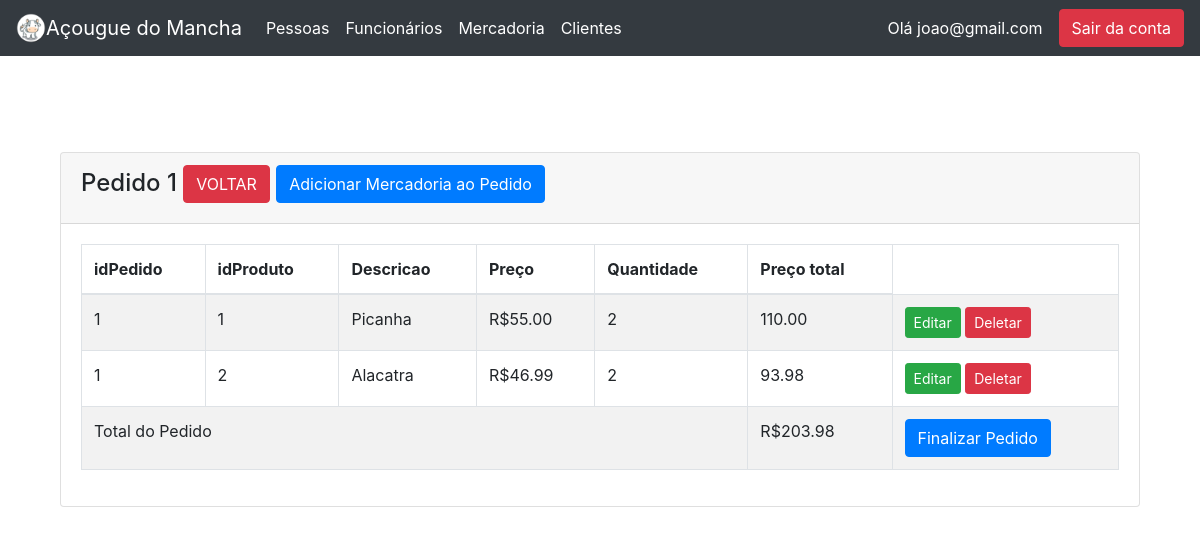
/order_view.php?idPedido=1 (signed in), run on the app's committed database.
### tables this page shows
CREATE TABLE `tbpedidosprodutos` (
  `id` int(11) NOT NULL,
  `idPedido` int(11) NOT NULL,
  `idProduto` int(11) NOT NULL,
  `quantidade` float NOT NULL,
  `preco` decimal(10,2) NOT NULL
);

CREATE TABLE `tbpedidos` (
  `id` int(11) NOT NULL,
  `idCliente` int(11) DEFAULT NULL
);

CREATE TABLE `tbprodutos` (
  `id` int(11) NOT NULL,
  `preco` decimal(10,2) NOT NULL,
  `categoria` int(11) NOT NULL,
  `quantidade` int(11) NOT NULL,
  `descricao` varchar(100) NOT NULL,
  `idFornecedor` int(11) NOT NULL
);

### order_view.php (the view, shortened to what this page needs)
<?php
require 'connection.php';
require_once("topo.php");
$tbpedidos_id1 = mysqli_real_escape_string($con, $_GET['idPedido']);
?>
<!doctype html>
<html lang="pt-BR">
  <head>
    <link rel="stylesheet" href="https://cdn.jsdelivr.net/npm/bootstrap@4.1.3/dist/css/bootstrap.min.css">
</head>
<body>
<div class="container mt-4">
<div class="container mt-5">
<div class="row">
    <div class="col-md-12">
        <div class="card">
            <div class="card-header">
                <h4>Pedido <?php echo $tbpedidos_id1?>
                    <a href="index.php" class="btn btn-danger float-end">VOLTAR</a>
                    <a href='order_add.php?idPedido=<?=$tbpedidos_id1?>' class='btn btn-primary float-end'>Adicionar Mercadoria ao Pedido</a>
                </h4>
            </div>
            <div class="card-body">
            <table class="table table-bordered table-striped">
                            <thead>
                                <tr>
                                    <th>idPedido</th>
                                    <th>idProduto</th>
                                    <th>Descricao</th>
                                    <th>Preço</th>
                                    <th>Quantidade</th>
                                    <th>Preço total</th>
                                </tr>
                            </thead>
                            <tbody>
                <?php
                if(isset($_GET['idPedido']))
                {
                    $total = 0;
                    $tbpedidos_id = mysqli_real_escape_string($con, $_GET['idPedido']);
                    $query = "SELECT tbpedidos.id idPedido, tbpedidosprodutos.id idpp,
                    tbpedidosprodutos.idProduto, tbpedidosprodutos.quantidade, tbpedidosprodutos.preco precoPP,
                    tbprodutos.preco, tbprodutos.descricao from tbpedidos, tbpedidosprodutos,
                    tbprodutos WHERE tbpedidos.id = '$tbpedidos_id' AND
                    tbpedidosprodutos.idPedido = tbpedidos.id AND tbpedidosprodutos.idProduto = tbprodutos.id;";
                    $query_run = mysqli_query($con, $query);
                                   if(mysqli_num_rows($query_run) > 0)
                                    {
                                        foreach($query_run as $tbpedidos)
                                        {
                                            $valor = $tbpedidos['preco'];
                                            $quantidade = $tbpedidos['quantidade'];
                                            $total = $total + ($valor*$quantidade);
                                            ?>
                                            <tr>
                                                <td><?= $tbpedidos['idPedido']; ?></td>
                                                <td><?= $tbpedidos['idProduto']; ?></td>
                                                <td><?= $tbpedidos['descricao']; ?></td>
                                                <td>R$<?= $tbpedidos['preco']; ?></td>
                                                <td><?= $tbpedidos['quantidade']; ?></td>
                                                <td><?= $tbpedidos['precoPP']; ?></td>
                                                <td>
                                                    <?php if($_SESSION["tipo"] == 1){
                                                        echo "<a href='person_edit.php?id={$tbpedidos['idpp']}' class='btn btn-success btn-sm'>Editar</a>";
                                                        echo "<form action='code.php' method='POST' class='d-inline'>
                                                                <button type='submit' name='delete_orderitem' value='{$tbpedidos['idpp']}' class='btn btn-danger btn-sm'>Deletar</button>
                                                                </form>";
                                                    }
                                                    ?>
                                                </td>
                                            </tr>
                                            <?php
                                        }
                                    }
                                    else
                                    {
                                        echo "<h5> Nenhuma pessoa cadastrada </h5>";
                                    }
                }
                ?>
                <tr>
                    <td colspan="5">Total do Pedido</td>
                    <td>R$<?= $total; ?></td>
                    <td colspan="2">
                    <a href="index.php" class="btn btn-primary float-end">Finalizar Pedido</a>
                    </td>
                </tr>
                 </tbody>
                </table>
            </div>
        </div>
    </div>
</div>
</div>
</body>
</html>

### data on the page
tbpedidosprodutos: idPedido "1", idProduto "1", idProduto.descricao "Picanha", idProduto.preco "55.00", quantidade "2", preco "110.00"
tbpedidosprodutos: idPedido "1", idProduto "2", idProduto.descricao "Alacatra", idProduto.preco "46.99", quantidade "2", preco "93.98"

### other printed values
$_SESSION["email"] "joao@gmail.com"
$tbpedidos_id1 "1"
$total "203.98"
